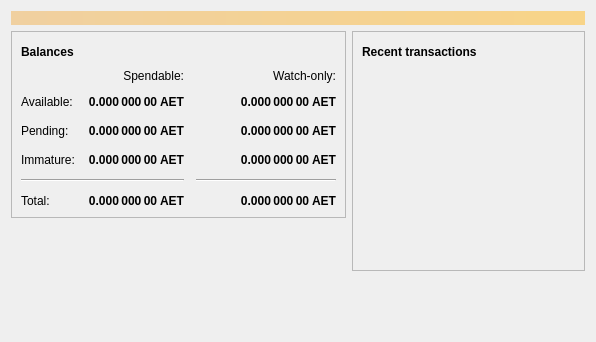
<?xml version="1.0" encoding="UTF-8"?>
<ui version="4.0">
 <class>OverviewPage</class>
 <widget class="QWidget" name="OverviewPage">
  <property name="geometry">
   <rect>
    <x>0</x>
    <y>0</y>
    <width>596</width>
    <height>342</height>
   </rect>
  </property>
  <property name="windowTitle">
   <string>Form</string>
  </property>
  <layout class="QVBoxLayout" name="topLayout">
   <item>
    <widget class="QLabel" name="labelAlerts">
     <property name="visible">
      <bool>false</bool>
     </property>
     <property name="styleSheet">
      <string notr="true">QLabel { background-color: qlineargradient(x1: 0, y1: 0, x2: 1, y2: 0, stop:0 #F0D0A0, stop:1 #F8D488); color:#000000; }</string>
     </property>
     <property name="wordWrap">
      <bool>true</bool>
     </property>
     <property name="margin">
      <number>3</number>
     </property>
     <property name="textInteractionFlags">
      <set>Qt::TextSelectableByMouse</set>
     </property>
    </widget>
   </item>
   <item>
    <layout class="QHBoxLayout" name="horizontalLayout" stretch="1,1">
     <item>
      <layout class="QVBoxLayout" name="verticalLayout_2">
       <item>
        <widget class="QFrame" name="frame">
         <property name="frameShape">
          <enum>QFrame::StyledPanel</enum>
         </property>
         <property name="frameShadow">
          <enum>QFrame::Raised</enum>
         </property>
         <layout class="QVBoxLayout" name="verticalLayout_4">
          <item>
           <layout class="QHBoxLayout" name="horizontalLayout_4">
            <item>
             <widget class="QLabel" name="label_5">
              <property name="font">
               <font>
                <weight>75</weight>
                <bold>true</bold>
               </font>
              </property>
              <property name="text">
               <string>Balances</string>
              </property>
             </widget>
            </item>
            <item>
             <widget class="QPushButton" name="labelWalletStatus">
              <property name="enabled">
               <bool>true</bool>
              </property>
              <property name="maximumSize">
               <size>
                <width>30</width>
                <height>16777215</height>
               </size>
              </property>
              <property name="toolTip">
               <string>The displayed information may be out of date. Your wallet automatically synchronizes with the Aet network after a connection is established, but this process has not completed yet.</string>
              </property>
              <property name="text">
               <string/>
              </property>
              <property name="icon">
               <iconset resource="../bitcoin.qrc">
                <normaloff>:/icons/warning</normaloff>
                <disabledoff>:/icons/warning</disabledoff>:/icons/warning</iconset>
              </property>
              <property name="iconSize">
               <size>
                <width>24</width>
                <height>24</height>
               </size>
              </property>
              <property name="flat">
               <bool>true</bool>
              </property>
             </widget>
            </item>
            <item>
             <spacer name="horizontalSpacer_3">
              <property name="orientation">
               <enum>Qt::Horizontal</enum>
              </property>
              <property name="sizeHint" stdset="0">
               <size>
                <width>40</width>
                <height>20</height>
               </size>
              </property>
             </spacer>
            </item>
           </layout>
          </item>
          <item>
           <layout class="QGridLayout" name="gridLayout">
            <property name="spacing">
             <number>12</number>
            </property>
            <item row="2" column="2">
             <widget class="QLabel" name="labelWatchPending">
              <property name="font">
               <font>
                <weight>75</weight>
                <bold>true</bold>
               </font>
              </property>
              <property name="cursor">
               <cursorShape>IBeamCursor</cursorShape>
              </property>
              <property name="toolTip">
               <string>Unconfirmed transactions to watch-only addresses</string>
              </property>
              <property name="text">
               <string notr="true">0.000 000 00 AET</string>
              </property>
              <property name="alignment">
               <set>Qt::AlignRight|Qt::AlignTrailing|Qt::AlignVCenter</set>
              </property>
              <property name="textInteractionFlags">
               <set>Qt::LinksAccessibleByMouse|Qt::TextSelectableByKeyboard|Qt::TextSelectableByMouse</set>
              </property>
             </widget>
            </item>
            <item row="2" column="1">
             <widget class="QLabel" name="labelUnconfirmed">
              <property name="font">
               <font>
                <weight>75</weight>
                <bold>true</bold>
               </font>
              </property>
              <property name="cursor">
               <cursorShape>IBeamCursor</cursorShape>
              </property>
              <property name="toolTip">
               <string>Total of transactions that have yet to be confirmed, and do not yet count toward the spendable balance</string>
              </property>
              <property name="text">
               <string notr="true">0.000 000 00 AET</string>
              </property>
              <property name="alignment">
               <set>Qt::AlignRight|Qt::AlignTrailing|Qt::AlignVCenter</set>
              </property>
              <property name="textInteractionFlags">
               <set>Qt::LinksAccessibleByMouse|Qt::TextSelectableByKeyboard|Qt::TextSelectableByMouse</set>
              </property>
             </widget>
            </item>
            <item row="3" column="2">
             <widget class="QLabel" name="labelWatchImmature">
              <property name="font">
               <font>
                <weight>75</weight>
                <bold>true</bold>
               </font>
              </property>
              <property name="cursor">
               <cursorShape>IBeamCursor</cursorShape>
              </property>
              <property name="toolTip">
               <string>Mined balance in watch-only addresses that has not yet matured</string>
              </property>
              <property name="text">
               <string notr="true">0.000 000 00 AET</string>
              </property>
              <property name="alignment">
               <set>Qt::AlignRight|Qt::AlignTrailing|Qt::AlignVCenter</set>
              </property>
              <property name="textInteractionFlags">
               <set>Qt::LinksAccessibleByMouse|Qt::TextSelectableByKeyboard|Qt::TextSelectableByMouse</set>
              </property>
             </widget>
            </item>
            <item row="4" column="0" colspan="2">
             <widget class="Line" name="line">
              <property name="orientation">
               <enum>Qt::Horizontal</enum>
              </property>
             </widget>
            </item>
            <item row="4" column="2">
             <widget class="Line" name="lineWatchBalance">
              <property name="sizePolicy">
               <sizepolicy hsizetype="Preferred" vsizetype="Fixed">
                <horstretch>0</horstretch>
                <verstretch>0</verstretch>
               </sizepolicy>
              </property>
              <property name="minimumSize">
               <size>
                <width>140</width>
                <height>0</height>
               </size>
              </property>
              <property name="orientation">
               <enum>Qt::Horizontal</enum>
              </property>
             </widget>
            </item>
            <item row="5" column="0">
             <widget class="QLabel" name="labelTotalText">
              <property name="text">
               <string>Total:</string>
              </property>
             </widget>
            </item>
            <item row="3" column="1">
             <widget class="QLabel" name="labelImmature">
              <property name="font">
               <font>
                <weight>75</weight>
                <bold>true</bold>
               </font>
              </property>
              <property name="cursor">
               <cursorShape>IBeamCursor</cursorShape>
              </property>
              <property name="toolTip">
               <string>Mined balance that has not yet matured</string>
              </property>
              <property name="text">
               <string notr="true">0.000 000 00 AET</string>
              </property>
              <property name="alignment">
               <set>Qt::AlignRight|Qt::AlignTrailing|Qt::AlignVCenter</set>
              </property>
              <property name="textInteractionFlags">
               <set>Qt::LinksAccessibleByMouse|Qt::TextSelectableByKeyboard|Qt::TextSelectableByMouse</set>
              </property>
             </widget>
            </item>
            <item row="2" column="3">
             <spacer name="horizontalSpacer_2">
              <property name="orientation">
               <enum>Qt::Horizontal</enum>
              </property>
              <property name="sizeHint" stdset="0">
               <size>
                <width>40</width>
                <height>20</height>
               </size>
              </property>
             </spacer>
            </item>
            <item row="3" column="0">
             <widget class="QLabel" name="labelImmatureText">
              <property name="text">
               <string>Immature:</string>
              </property>
             </widget>
            </item>
            <item row="5" column="1">
             <widget class="QLabel" name="labelTotal">
              <property name="font">
               <font>
                <weight>75</weight>
                <bold>true</bold>
               </font>
              </property>
              <property name="cursor">
               <cursorShape>IBeamCursor</cursorShape>
              </property>
              <property name="toolTip">
               <string>Your current total balance</string>
              </property>
              <property name="text">
               <string notr="true">0.000 000 00 AET</string>
              </property>
              <property name="alignment">
               <set>Qt::AlignRight|Qt::AlignTrailing|Qt::AlignVCenter</set>
              </property>
              <property name="textInteractionFlags">
               <set>Qt::LinksAccessibleByMouse|Qt::TextSelectableByKeyboard|Qt::TextSelectableByMouse</set>
              </property>
             </widget>
            </item>
            <item row="5" column="2">
             <widget class="QLabel" name="labelWatchTotal">
              <property name="font">
               <font>
                <weight>75</weight>
                <bold>true</bold>
               </font>
              </property>
              <property name="cursor">
               <cursorShape>IBeamCursor</cursorShape>
              </property>
              <property name="toolTip">
               <string>Current total balance in watch-only addresses</string>
              </property>
              <property name="text">
               <string notr="true">0.000 000 00 AET</string>
              </property>
              <property name="alignment">
               <set>Qt::AlignRight|Qt::AlignTrailing|Qt::AlignVCenter</set>
              </property>
              <property name="textInteractionFlags">
               <set>Qt::LinksAccessibleByMouse|Qt::TextSelectableByKeyboard|Qt::TextSelectableByMouse</set>
              </property>
             </widget>
            </item>
            <item row="0" column="2">
             <widget class="QLabel" name="labelWatchonly">
              <property name="text">
               <string>Watch-only:</string>
              </property>
              <property name="alignment">
               <set>Qt::AlignRight|Qt::AlignTrailing|Qt::AlignVCenter</set>
              </property>
             </widget>
            </item>
            <item row="1" column="0">
             <widget class="QLabel" name="labelBalanceText">
              <property name="text">
               <string>Available:</string>
              </property>
             </widget>
            </item>
            <item row="1" column="1">
             <widget class="QLabel" name="labelBalance">
              <property name="font">
               <font>
                <weight>75</weight>
                <bold>true</bold>
               </font>
              </property>
              <property name="cursor">
               <cursorShape>IBeamCursor</cursorShape>
              </property>
              <property name="toolTip">
               <string>Your current spendable balance</string>
              </property>
              <property name="text">
               <string notr="true">0.000 000 00 AET</string>
              </property>
              <property name="alignment">
               <set>Qt::AlignRight|Qt::AlignTrailing|Qt::AlignVCenter</set>
              </property>
              <property name="textInteractionFlags">
               <set>Qt::LinksAccessibleByMouse|Qt::TextSelectableByKeyboard|Qt::TextSelectableByMouse</set>
              </property>
             </widget>
            </item>
            <item row="1" column="2">
             <widget class="QLabel" name="labelWatchAvailable">
              <property name="font">
               <font>
                <weight>75</weight>
                <bold>true</bold>
               </font>
              </property>
              <property name="cursor">
               <cursorShape>IBeamCursor</cursorShape>
              </property>
              <property name="toolTip">
               <string>Your current balance in watch-only addresses</string>
              </property>
              <property name="text">
               <string notr="true">0.000 000 00 AET</string>
              </property>
              <property name="alignment">
               <set>Qt::AlignRight|Qt::AlignTrailing|Qt::AlignVCenter</set>
              </property>
              <property name="textInteractionFlags">
               <set>Qt::LinksAccessibleByMouse|Qt::TextSelectableByKeyboard|Qt::TextSelectableByMouse</set>
              </property>
             </widget>
            </item>
            <item row="2" column="0">
             <widget class="QLabel" name="labelPendingText">
              <property name="text">
               <string>Pending:</string>
              </property>
             </widget>
            </item>
            <item row="0" column="1">
             <widget class="QLabel" name="labelSpendable">
              <property name="text">
               <string>Spendable:</string>
              </property>
              <property name="alignment">
               <set>Qt::AlignRight|Qt::AlignTrailing|Qt::AlignVCenter</set>
              </property>
             </widget>
            </item>
           </layout>
          </item>
         </layout>
        </widget>
       </item>
       <item>
        <spacer name="verticalSpacer">
         <property name="orientation">
          <enum>Qt::Vertical</enum>
         </property>
         <property name="sizeHint" stdset="0">
          <size>
           <width>20</width>
           <height>40</height>
          </size>
         </property>
        </spacer>
       </item>
      </layout>
     </item>
     <item>
      <layout class="QVBoxLayout" name="verticalLayout_3">
       <item>
        <widget class="QFrame" name="frame_2">
         <property name="frameShape">
          <enum>QFrame::StyledPanel</enum>
         </property>
         <property name="frameShadow">
          <enum>QFrame::Raised</enum>
         </property>
         <layout class="QVBoxLayout" name="verticalLayout">
          <item>
           <layout class="QHBoxLayout" name="horizontalLayout_2">
            <item>
             <widget class="QLabel" name="label_4">
              <property name="font">
               <font>
                <weight>75</weight>
                <bold>true</bold>
               </font>
              </property>
              <property name="text">
               <string>Recent transactions</string>
              </property>
             </widget>
            </item>
            <item>
             <widget class="QPushButton" name="labelTransactionsStatus">
              <property name="enabled">
               <bool>true</bool>
              </property>
              <property name="maximumSize">
               <size>
                <width>30</width>
                <height>16777215</height>
               </size>
              </property>
              <property name="toolTip">
               <string>The displayed information may be out of date. Your wallet automatically synchronizes with the Aet network after a connection is established, but this process has not completed yet.</string>
              </property>
              <property name="text">
               <string/>
              </property>
              <property name="icon">
               <iconset resource="../bitcoin.qrc">
                <normaloff>:/icons/warning</normaloff>
                <disabledoff>:/icons/warning</disabledoff>:/icons/warning</iconset>
              </property>
              <property name="iconSize">
               <size>
                <width>24</width>
                <height>24</height>
               </size>
              </property>
              <property name="flat">
               <bool>true</bool>
              </property>
             </widget>
            </item>
            <item>
             <spacer name="horizontalSpacer">
              <property name="orientation">
               <enum>Qt::Horizontal</enum>
              </property>
              <property name="sizeHint" stdset="0">
               <size>
                <width>40</width>
                <height>20</height>
               </size>
              </property>
             </spacer>
            </item>
           </layout>
          </item>
          <item>
           <widget class="QListView" name="listTransactions">
            <property name="styleSheet">
             <string notr="true">QListView { background: transparent; }</string>
            </property>
            <property name="frameShape">
             <enum>QFrame::NoFrame</enum>
            </property>
            <property name="verticalScrollBarPolicy">
             <enum>Qt::ScrollBarAlwaysOff</enum>
            </property>
            <property name="horizontalScrollBarPolicy">
             <enum>Qt::ScrollBarAlwaysOff</enum>
            </property>
            <property name="selectionMode">
             <enum>QAbstractItemView::NoSelection</enum>
            </property>
           </widget>
          </item>
         </layout>
        </widget>
       </item>
       <item>
        <spacer name="verticalSpacer_2">
         <property name="orientation">
          <enum>Qt::Vertical</enum>
         </property>
         <property name="sizeHint" stdset="0">
          <size>
           <width>20</width>
           <height>40</height>
          </size>
         </property>
        </spacer>
       </item>
      </layout>
     </item>
    </layout>
   </item>
  </layout>
 </widget>
 <resources/>
 <connections/>
</ui>
